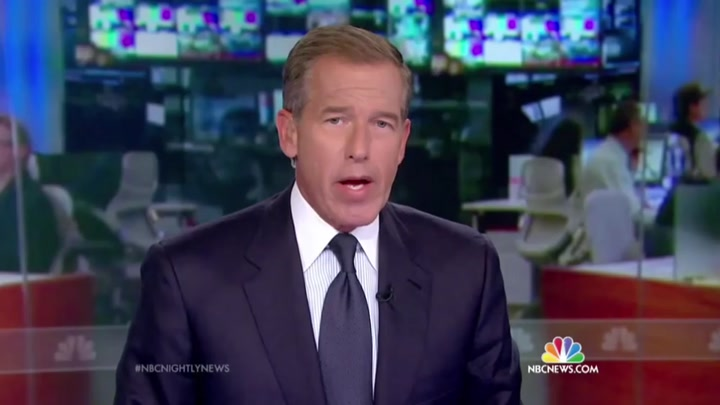
#> input picture media/clip_1/022.jpg, 720 x 405 px, given as the content of the folder media/clip_1/022.jpg, which was not available
$ python shotDetector.py --path media/clip_1/022.jpg --threshold 100
#> lines starting #> are read from the running program, lines starting #| are printed output that depends on the picture; pictures that were not available may be replaced by others from this repository, and a replacement may not be noted
import cv2
import matplotlib.pyplot as plt
import numpy as np
import os
import argparse

PATH = "./clip_1"
OFFSET = 22
THRESHOLD = 800

""" Reports found scene boundaries and produces a Displaced Frame Difference (DFD)
graph against each frame in video.

Usage:
python3 shotDetector.py --path *path to video* --threshold *DFD threshold* [--offset *starting frame of clip*]
"""


def main():
    # Load first frame and extract image info
    files = sorted([f.path for f in os.scandir(PATH)])
    F_tm1 = cv2.imread(files[0], cv2.IMREAD_GRAYSCALE)
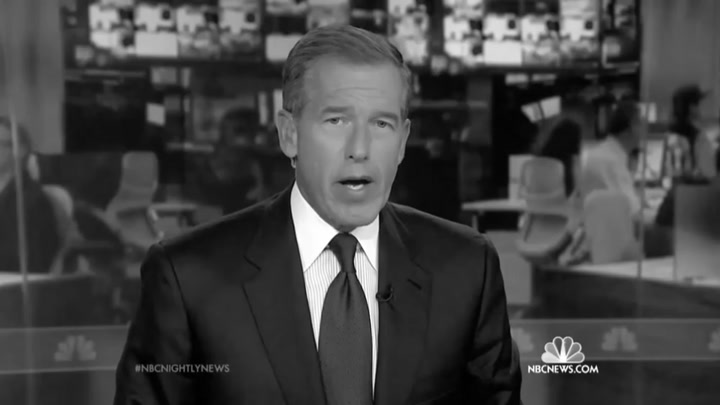
#> F_tm1: shape (405, 720); min 0, max 255, mean 66.9
    H, L = F_tm1.shape
#> H = 405; L = 720
    idxs = np.mgrid[0:H, 0:L]

    # Set non-existent frames to 0 DFD
    DFD = [0 for i in range(OFFSET)]

    # For each pair of frames
    for t in range(1, len(files)):
        F_t = cv2.imread(files[t], cv2.IMREAD_GRAYSCALE)

        # Compute flow (as ints)
        flow = cv2.calcOpticalFlowFarneback(F_tm1, F_t, None, 0.5, 3, 15, 3, 5, 1.2, 0)
        flow = np.rint(flow).astype(int)

        # Compute new pixel locations
        y = np.clip(idxs[0] + flow[:, :, 1], 0, H - 1)
        x = np.clip(idxs[1] + flow[:, :, 0], 0, L - 1)

        # Calculate modified DFD
        DFD.append(np.mean(F_tm1 - F_t[y, x]) * np.mean(np.abs(flow)))
        if DFD[-1] > THRESHOLD:
            print("Shot boundary detected at t = {}".format(OFFSET - 1 + t))

        # Set current frame as previous frame.
        F_tm1 = F_t

    # Plot graph
    plt.title("DFD* scores for clip 3")
    plt.ylabel("DFD*(t)")
    plt.xlabel("t")
    plt.plot(DFD)
    plt.plot([THRESHOLD for _ in range(len(DFD))])
    plt.show()
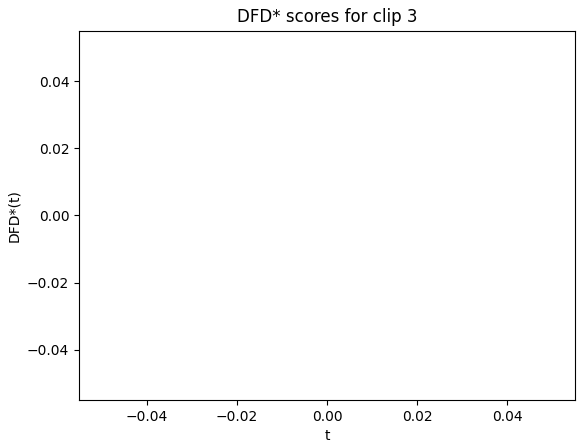
#> figure drawn by matplotlib, 1 panel


if __name__ == '__main__':
    parser = argparse.ArgumentParser()
    parser.add_argument("--path", required=True, help="Path to video clip", type=str)
    parser.add_argument(
        "--threshold", required=True, help="Sensitivity of algorithm", type=int
    )
    parser.add_argument(
        "--offset",
        default=0,
        help="Adjusts plotting to reflect missing frames at start of clip",
        type=int,
    )

    args = parser.parse_args()
    PATH = args.path
    THRESHOLD = args.threshold
    OFFSET = args.offset

    main()

$ run again, on media/clip_1/026.jpg
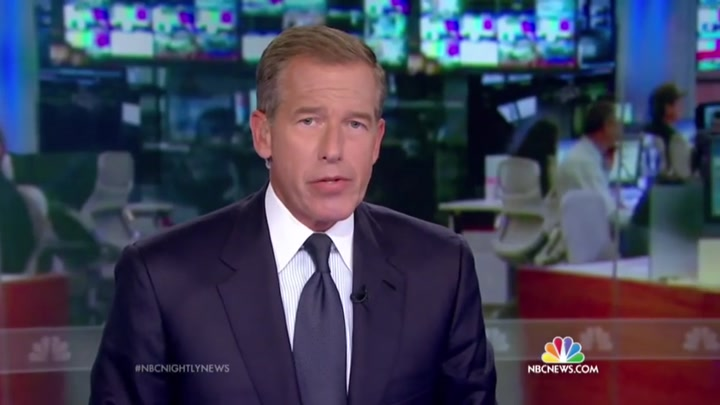
#> input picture media/clip_1/026.jpg, 720 x 405 px, given as the content of the folder media/clip_1/026.jpg, which was not available
#> in main, `F_tm1 = cv2.imread(files[0], cv2.IMREAD_GRAYSCALE)`:
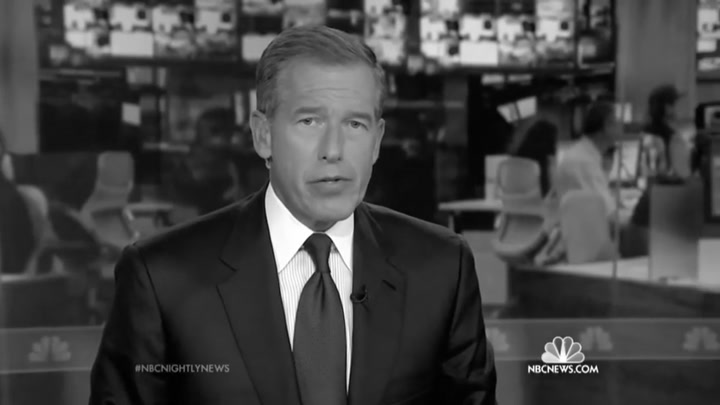
#> F_tm1: shape (405, 720); min 0, max 255, mean 67.1

$ run again, on media/clip_1/028.jpg
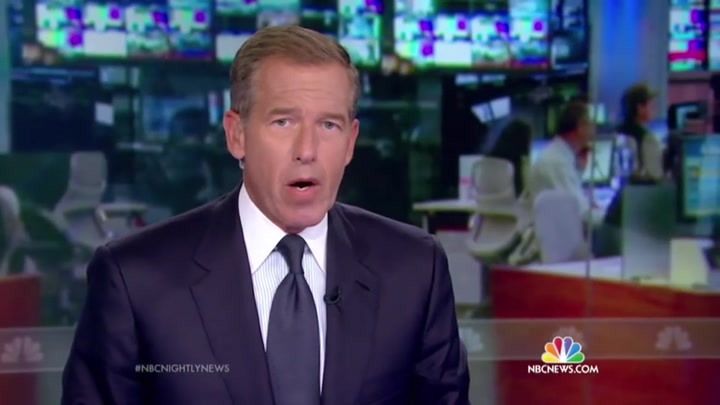
#> input picture media/clip_1/028.jpg, 720 x 405 px, given as the content of the folder media/clip_1/028.jpg, which was not available
#> in main, `F_tm1 = cv2.imread(files[0], cv2.IMREAD_GRAYSCALE)`:
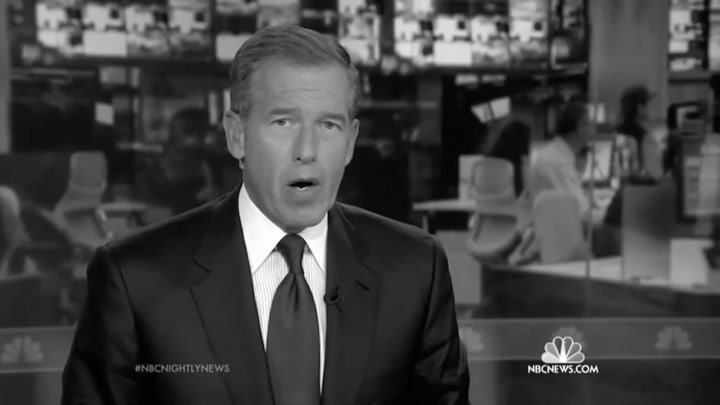
#> F_tm1: shape (405, 720); min 0, max 255, mean 66.8

$ run again, on media/clip_1/034.jpg
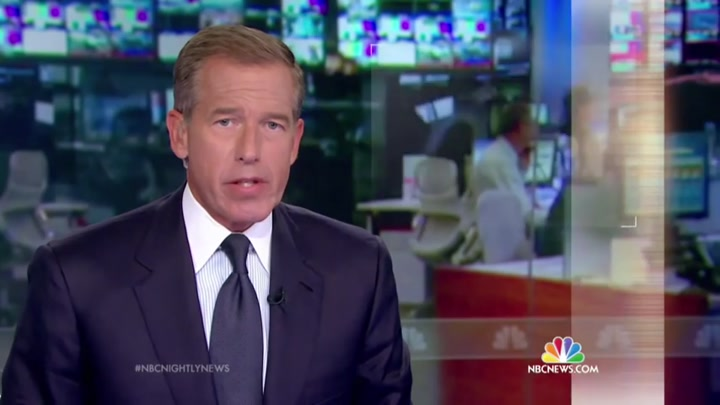
#> input picture media/clip_1/034.jpg, 720 x 405 px, given as the content of the folder media/clip_1/034.jpg, which was not available
#> in main, `F_tm1 = cv2.imread(files[0], cv2.IMREAD_GRAYSCALE)`:
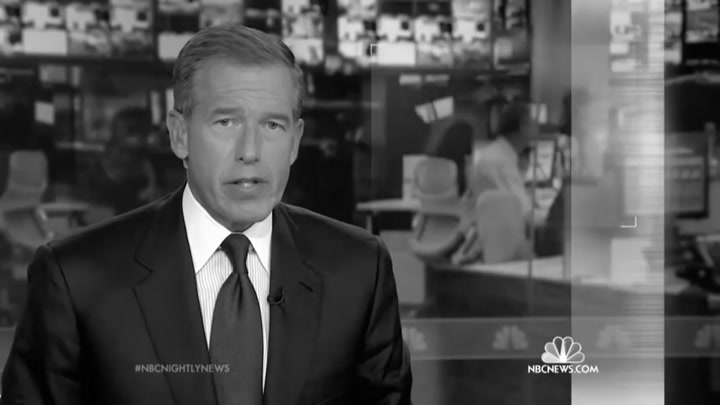
#> F_tm1: shape (405, 720); min 0, max 255, mean 79
